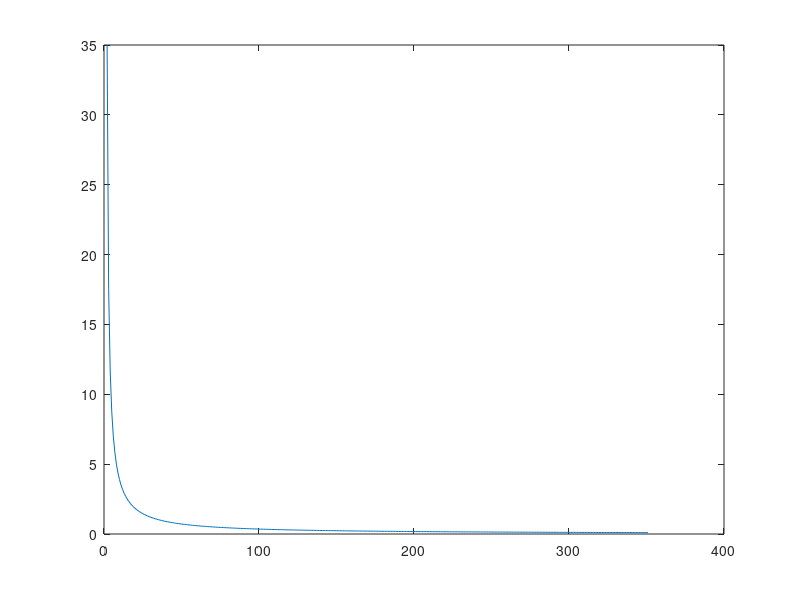
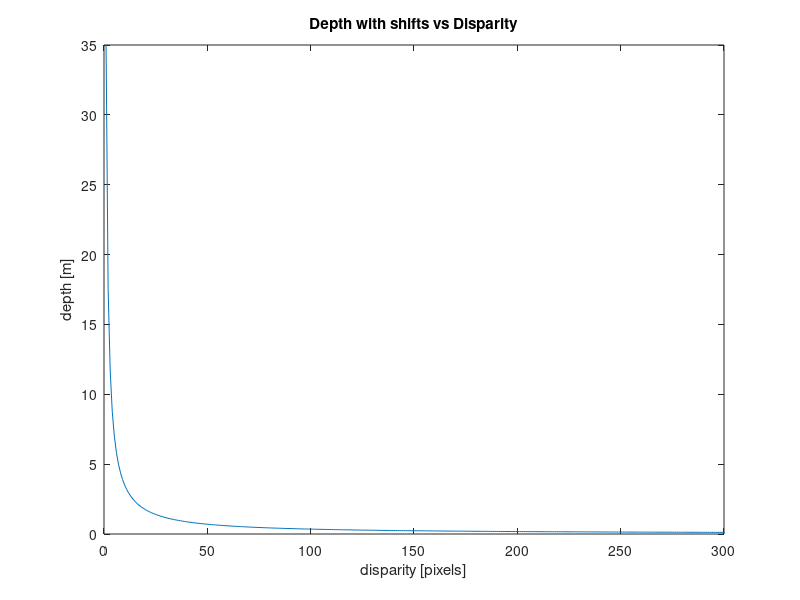

MATLAB code for these plots, in order: (Note: this script raises an error after producing the figures.)
%% ESD2: Laboratory 1
% Parameters:

b = 60; % baseline [mm]
f = 7; % focal length [mm]
ps = .006; % focal length [mm]
xNumPix = 752; % total number of pixels in x direction of the sensor [px]
yNumPix = 480; % total number of pixels in y direction of the sensor [px]
cxLeft = xNumPix/2; % left camera x center [px]
cxRight = xNumPix/2; % right camera x center [px]

% extra param
cyLeft = yNumPix/2;
cyRight = yNumPix/2;

xLeft = 396; % What does this represent?
xRight = 356; % What does this represent?
%% 
% Depth equation with a single shift:

d = (abs((xLeft-cxLeft)-(xRight-cxRight))*ps); % disparity [mm]
Z = (b * f)/(d * 1000); % depth [m]
disp(['The depth is: ' num2str(Z) ' [m]'])
%% 
% Depth equation with shifts:

shift = 0:350;
xLeft = cxLeft + shift;
xRight = cxRight - shift;
d = (abs((xLeft-cxLeft)-(xRight-cxRight))*ps); % disparity [mm]
Z = (b * f)./(d * 1000); % depth [m]
disp(['The depth is: ' num2str(Z) ' [m]'])
plot(Z)
%% 
% Plot Depth with shifts vs Disparity:

Fig = figure('Position', get(0,"ScreenSize"));
plot(shift,Z);
xlabel("disparity [pixels]");
ylabel("depth [m]");
xlim([0 300]);
title("Depth with shifts vs Disparity");
saveas(Fig, append('depth_vs_disparity.bmp'));
%% 
% Subplots

Fig = figure('Position', get(0,"ScreenSize"));
subplot(2,2,[1,2]);
plot(shift,Z);

shift = 30; % fixed pixel shift
xLeft = cxLeft + shift;
xRight = cxRight - shift;
d = (abs((xLeft-cxLeft)-(xRight-cxRight))*ps); % disparity [mm]
Z = (b * f)./(d * 1000); % depth [m]

hold on
plot(shift, Z, 'x')
xlabel("disparity [pixels]");
ylabel("depth [m]");
xlim([0 300]);
title("Depth with shifts vs Disparity");

subplot (2,2,3)
scatter(xLeft, cyLeft)
hold on
xline(cxLeft)
yline(cyLeft)
xlim([0 xNumPix])
ylim([0 yNumPix])
title('Left Camera')

subplot (2,2,4)
scatter(xRight, cyRight)
hold on
xline(cxRight)
yline(cyRight)
xlim([0 xNumPix])
ylim([0 yNumPix])
title('Right Camera')

saveas(Fig, append('depth_vs_disparity_subplots.bmp'));